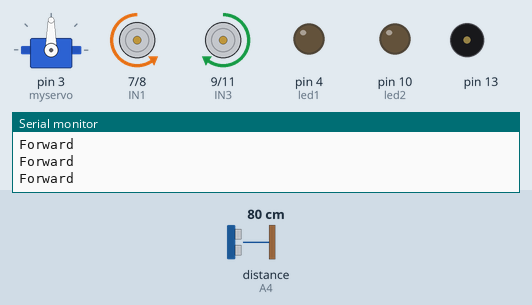
Bench run of a sketch on a simulated Arduino Uno, built with avr-gcc and run on an emulated ATmega328P. Shown: servo, motor-driver pin pairs drawn as motors (green arrow = first pin HIGH = forward, orange = second pin HIGH = backward, longer = more drive, scaled by the enable pin), output pins drawn as LEDs (lit = HIGH), buzzer (waves = sounding), the last lines printed to the serial monitor. Wiring (inferred from the names in the program): ultrasonic range finder: trigger A5; echo A4. The test bench sets the inputs (shaded band); at power-on: distance to the obstacle (sensor on A4) 80 cm. The echo pulse lasts 58.3 µs per cm; pins used as bus, display or sensor lines are not drawn.

Above: at 1.8 s.
1.9 s: distance to the obstacle (sensor on A4) set to 51 cm
3.4 s: distance to the obstacle (sensor on A4) set to 43 cm
At 5.3 s:
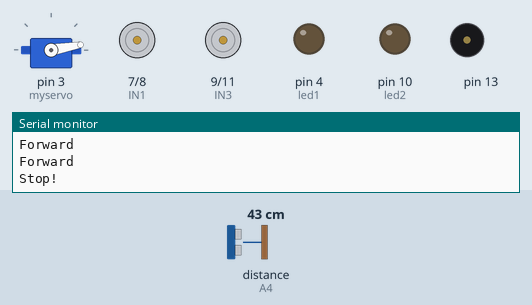
6.5 s: distance to the obstacle (sensor on A4) set to 44 cm
At 9.4 s:
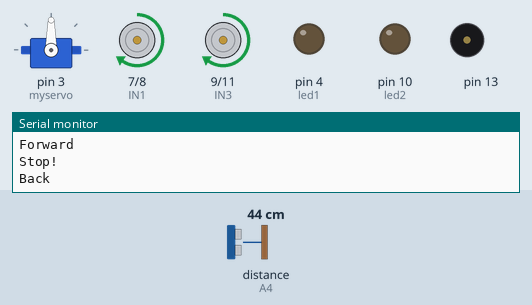
9.6 s: distance to the obstacle (sensor on A4) set to 60 cm
At 10.3 s:
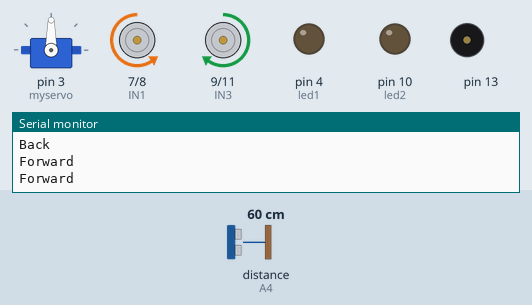
Timing chart, 0 to 12.2 s (numbered marks = the images above; inputs shaded):
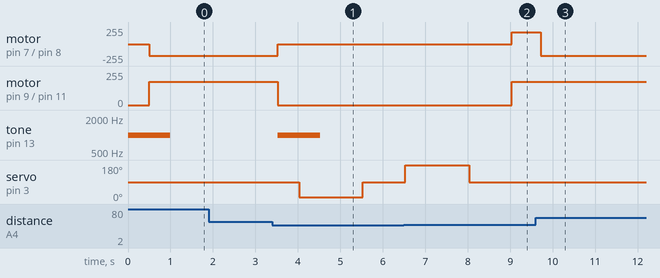

Measured:
- the behaviour switches between 46 and 45 cm on distance to the obstacle (sensor on A4) (found by bisection; images 0 and 1)
- the behaviour switches between 43 and 44 cm on distance to the obstacle (sensor on A4) (found by bisection; images 1 and 2)
- after the input at 3.4 s, motor on pin 7 (IN1) / pin 8 (IN2): backward 175/255 → stopped after 0.13 s; motor on pin 9 (IN3) / pin 11 (IN4): forward 175/255 → stopped after 0.13 s; tone on pin 13: silent → 1000 Hz after 0.13 s, → silent 1.0 s later; servo on pin 3 (myservo): 90° → 10° after 0.63 s, → 90° 1.5 s later
- after the input at 6.5 s, pin 4 (led1): stays LOW (without the input it goes to HIGH after 2.5 s); motor on pin 7 (IN1) / pin 8 (IN2): stopped → forward 175/255 after 2.5 s
- after the input at 9.6 s, motor on pin 7 (IN1) / pin 8 (IN2): forward 175/255 → backward 175/255 after 0.12 s; motor on pin 9 (IN3) / pin 11 (IN4): stays forward 175/255 (without the input it goes to stopped after 0.12 s)

The sketch:

servo.ino
```cpp
#include <Servo.h>  //servo library
Servo myservo;      // create servo object to control servo
int led1 = 4;
int led2 = 10;
int Echo = A4;
int Trig = A5;
#define ENA 5
#define ENB 6
#define IN1 7
#define IN2 8
#define IN3 9
#define IN4 11
#define carSpeed 175
int rightDistance = 0, leftDistance = 0, middleDistance = 0;

void forward(){
  analogWrite(ENA, carSpeed);
  analogWrite(ENB, carSpeed);
  digitalWrite(IN1, LOW);
  digitalWrite(IN2, HIGH);
  digitalWrite(IN3, HIGH);
  digitalWrite(IN4, LOW);
  Serial.println("Forward");
}

void back() {
  analogWrite(ENA, carSpeed);
  analogWrite(ENB, carSpeed);
  digitalWrite(IN1, HIGH);
  digitalWrite(IN2, LOW);
  digitalWrite(IN3, HIGH);
  digitalWrite(IN4, LOW);
  Serial.println("Back");
}

void left() {
  analogWrite(ENA, carSpeed);
  analogWrite(ENB, carSpeed);
  digitalWrite(led2, HIGH);   // turn the LED on (HIGH is the voltage level)
  delay(1000);               // wait for a second
  digitalWrite(led2, LOW);    // turn the LED off by making the voltage LOW
  delay(500);
  digitalWrite(IN1, HIGH);
  digitalWrite(IN2, LOW);
  digitalWrite(IN3, HIGH);
  digitalWrite(IN4, LOW);
  Serial.println("Left");
}

void right() {

  analogWrite(ENA, carSpeed);
  analogWrite(ENB, carSpeed);
  digitalWrite(led1, HIGH);   // turn the LED on (HIGH is the voltage level)
  delay(1000);               // wait for a second
  digitalWrite(led1, LOW);    // turn the LED off by making the voltage LOW
  delay(500);
  digitalWrite(IN1, LOW);
  digitalWrite(IN2, HIGH);
  digitalWrite(IN3, LOW);
  digitalWrite(IN4, HIGH);

  Serial.println("Right");
}

void stop() {
  tone(13,1000,1000);
  digitalWrite(ENA, LOW);
  digitalWrite(ENB, LOW);
  Serial.println("Stop!");
}

//Ultrasonic distance measurement Sub function
int Distance_test() {
  digitalWrite(Trig, LOW);
  delayMicroseconds(2);
  digitalWrite(Trig, HIGH);
  delayMicroseconds(20);
  digitalWrite(Trig, LOW);
  float Fdistance = pulseIn(Echo, HIGH);
  Fdistance= Fdistance / 125;
  return (int)Fdistance;
}

void setup() {
  myservo.attach(3);  // attach servo on pin 3 to servo object
  Serial.begin(9600);
  pinMode(Echo, INPUT);
  pinMode(Trig, OUTPUT);
  pinMode(IN1, OUTPUT);
  pinMode(IN2, OUTPUT);
  pinMode(IN3, OUTPUT);
  pinMode(IN4, OUTPUT);
  pinMode(ENA, OUTPUT);
  pinMode(ENB, OUTPUT);
  pinMode(led1, OUTPUT);
  pinMode(led2, OUTPUT);
  stop();
}

void loop() {
    myservo.write(90);  //setservo position according to scaled value
    delay(500);
    middleDistance = Distance_test();

    if(middleDistance <= 20) {
      stop();
      delay(500);
      myservo.write(10);
      delay(1000);
      rightDistance = Distance_test();

      delay(500);
      myservo.write(90);
      delay(1000);
      myservo.write(180);
      delay(1000);
      leftDistance = Distance_test();

      delay(500);
      myservo.write(90);
      delay(1000);
      if(rightDistance > leftDistance) {
        right();
        delay(360);
      }
      else if(rightDistance < leftDistance) {
        left();
        delay(360);
      }
      else if((rightDistance <= 20) || (leftDistance <= 20)) {
        back();
        delay(180);
      }
      else {
        forward();
      }
    }
    else {
        forward();
    }
}
```
